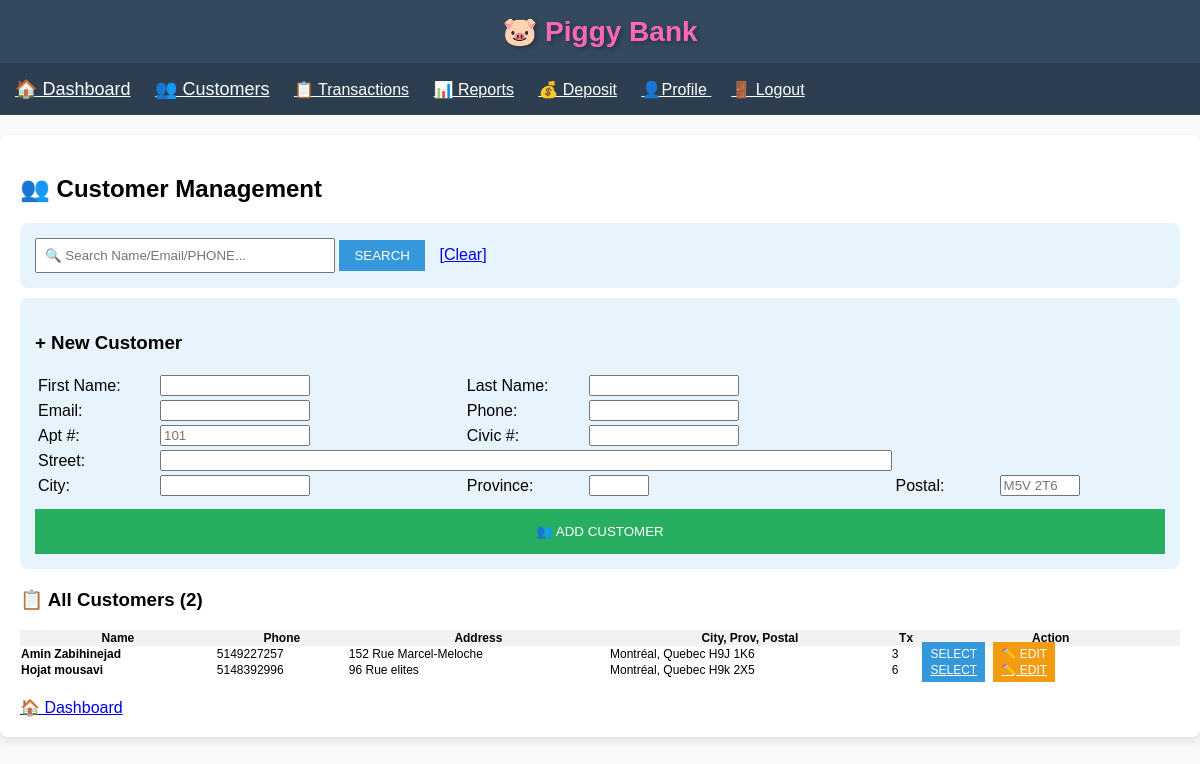
The app's page /customers (signed in) with its own data.
### app.py (models this page shows)
class Client(db.Model):
    id = db.Column(db.Integer, primary_key=True)
    first_name = db.Column(db.String(50), nullable=False)
    last_name = db.Column(db.String(50), nullable=False)
    email = db.Column(db.String(100), unique=True, nullable=False)
    phone = db.Column(db.String(20), nullable=False)
    apartment = db.Column(db.String(10))
    civic_number = db.Column(db.String(10), nullable=False)
    street = db.Column(db.String(100), nullable=False)
    city = db.Column(db.String(50), nullable=False)
    province = db.Column(db.String(10), nullable=False)
    postal_code = db.Column(db.String(10), nullable=False)
    created_at = db.Column(db.DateTime, default=datetime.utcnow)
    transactions = db.relationship('Transaction', backref='client', lazy=True)

### app.py (the view, shortened to what this page needs)
@app.route('/customers', methods=['GET', 'POST'])
def customers():
    if 'user_id' not in session:
        return redirect(url_for('login'))
    search_query = request.args.get('search', '')
    if search_query:
        all_clients = Client.query.filter(
            db.or_(
                Client.first_name.ilike(f'%{search_query}%'),
                Client.last_name.ilike(f'%{search_query}%'),
                Client.email.ilike(f'%{search_query}%'),
                Client.phone.ilike(f'%{search_query}%')
            )
        ).order_by(Client.last_name).all()
    else:
        all_clients = Client.query.order_by(Client.last_name).all()
    return render_template('customers.html', clients=all_clients)

### templates/customers.html (shortened to what this page needs)
{% extends "base.html" %}
{% block content %}
<h2>👥 Customer Management</h2>
<div style="background:#e8f4fd; padding:15px; border-radius:8px; margin-bottom:10px;">
    <form method="GET" style="display:inline;">
        <input type="text" name="search" placeholder="🔍 Search Name/Email/PHONE..."
       value="{{ request.args.get('search', '') }}" style="width:300px; padding:8px;">
        <input type="submit" value="SEARCH" style="padding:8px 15px; background:#3498db; color:white; border:none;">
        <a href="{{ url_for('customers') }}" style="margin-left:10px;">[Clear]</a>
    </form>
</div>
<div style="background:#e8f4fd; padding:15px; border-radius:8px; margin-bottom:20px;">
    <h3>+ New Customer</h3>
    <form method="POST">
        <table style="width:100%;">
            <tr>
                <td style="width:120px;">First Name:</td>
                <td><input name="first_name" required style="width:150px;"></td>
                <td style="width:120px;">Last Name:</td>
                <td><input name="last_name" required style="width:150px;"></td>
            </tr>
            <tr>
                <td>Email:</td>
                <td><input name="email" type="email" required style="width:150px;"></td>
                <td>Phone:</td>
                <td><input name="phone" required style="width:150px;"></td>
            </tr>
            <tr>
                <td>Apt #:</td>
                <td><input name="apartment" placeholder="101" style="width:150px;"></td>
                <td>Civic #:</td>
                <td><input name="civic_number" required style="width:150px;"></td>
            </tr>
            <tr>
                <td>Street:</td>
                <td colspan="3"><input name="street" required style="width:100%;"></td>
            </tr>
            <tr>
                <td>City:</td>
                <td><input name="city" required style="width:150px;"></td>
                <td>Province:</td>
                <td><input name="province" required style="width:60px;"></td>
                <td>Postal:</td>
                <td><input name="postal_code" required placeholder="M5V 2T6" style="width:80px;"></td>
            </tr>
        </table>
        <input type="submit" value="👥 ADD CUSTOMER" style="width:100%; padding:15px; background:#27ae60; color:white; border:none; margin-top:10px;">
    </form>
</div>
<h3>📋 All Customers ({{ clients|length }})</h3>
<table style="width:100%; border-collapse:collapse; font-size:12px;">
    <tr style="background:#f2f2f2;">
        <th>Name</th><th>Phone</th><th>Address</th><th>City, Prov, Postal</th><th>Tx</th><th>Action</th>
    </tr>
    {% for client in clients %}
    <tr>
        <td><strong>{{ client.first_name }} {{ client.last_name }}</strong></td>
        <td>{{ client.phone }}</td>
        <td>{{ client.apartment|default('') }} {{ client.civic_number }} {{ client.street }}</td>
        <td>{{ client.city }}, {{ client.province }} {{ client.postal_code }}</td>
        <td>{{ client.transactions|length }}</td>
        <td>
            <a href="{{ url_for('select_customer', client_id=client.id) }}" style="background:#3498db; color:white; padding:5px 8px;">SELECT</a>
            <a href="{{ url_for('edit_client', client_id=client.id) }}" style="background:#f39c12; color:white; padding:5px 8px; margin-left:5px;">✏️ EDIT</a>
        </td>
    </tr>
    {% endfor %}
</table>
<div style="margin-top:20px;">
    <a href="{{ url_for('index') }}" style="font-size:16px;">🏠 Dashboard</a>
</div>
{% endblock %}

### templates/base.html (style rules this page uses)
* { box-sizing: border-box; }
body { font-family: Arial; margin: 0; padding: 0; background: #f8f9fa; }

### records on screen
Client: first_name "Amin", last_name "Zabihinejad", phone "5149227257", civic_number "152", street "Rue Marcel-Meloche", city "Montréal", province "Quebec", postal_code "H9J 1K6", transactions|length "3"
Client: first_name "Hojat", last_name "mousavi", phone "5148392996", civic_number "96", street "Rue elites", city "Montréal", province "Quebec", postal_code "H9k 2X5", transactions|length "6"

### other values on screen
{{ clients|length }} "2"
